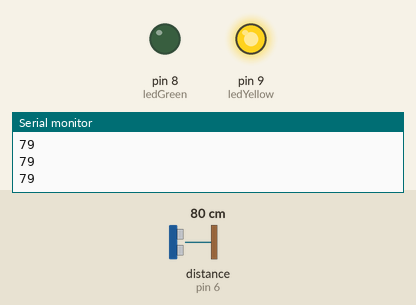
This sketch was run on a simulated Arduino Uno, built with avr-gcc and run on an emulated ATmega328P. On the bench: output pins drawn as LEDs (lit = HIGH), the last lines printed to the serial monitor. Wiring (inferred from the names in the program): ultrasonic range finder: trigger pin 7; echo pin 6. The test bench sets the inputs (shaded band); at power-on: distance to the obstacle (sensor on pin 6) 80 cm. The echo pulse lasts 58.3 µs per cm; pins used as bus, display or sensor lines are not drawn.

Above: at 1.2 s.
1.3 s: distance to the obstacle (sensor on pin 6) set to 23 cm
3.0 s: distance to the obstacle (sensor on pin 6) set to 20 cm
At 4.6 s:
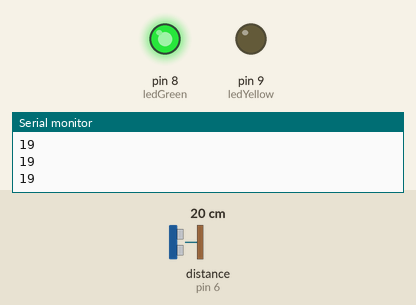
5.0 s: distance to the obstacle (sensor on pin 6) set to 35 cm
At 5.5 s:
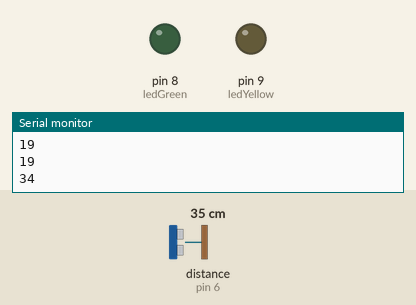
7.0 s: distance to the obstacle (sensor on pin 6) set to 2 cm
At 8.8 s:
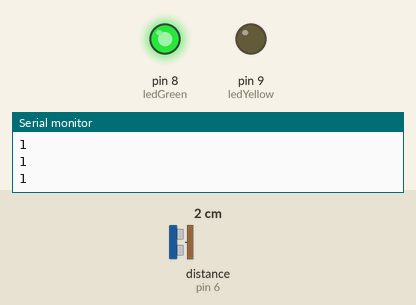
Timing chart, 0 to 10.0 s (numbered marks = the images above; inputs shaded):
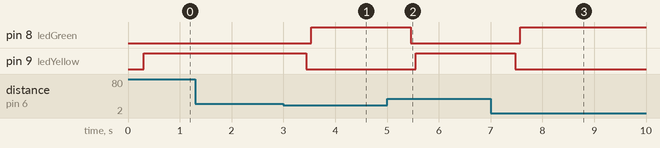

Measured:
- the behaviour switches between 22 and 21 cm on distance to the obstacle (sensor on pin 6) (found by bisection; images 0 and 1)
- after the input at 3.0 s, pin 8 (ledGreen): LOW → HIGH after 0.54 s; pin 9 (ledYellow): HIGH → LOW after 0.44 s
- after the input at 5.0 s, pin 8 (ledGreen): HIGH → LOW after 0.46 s; pin 9 (ledYellow): LOW → HIGH after 0.56 s
- after the input at 7.0 s, pin 8 (ledGreen): LOW → HIGH after 0.57 s; pin 9 (ledYellow): HIGH → LOW after 0.47 s

The sketch:

Ultrasonico.ino
```cpp
int ledGreen  = 8;
int ledYellow = 9;
int trigger = 7;
int echo = 6;
int distancia;
int duracion;


void setup() {
  pinMode(trigger, OUTPUT);
  pinMode(echo, INPUT);
  pinMode(ledGreen, OUTPUT);
  pinMode(ledYellow, OUTPUT);
  Serial.begin(9600);
}

void loop() {
  digitalWrite(trigger, HIGH);
  delay(1);
  digitalWrite(trigger, LOW);
  duracion = pulseIn(echo, HIGH);
  distancia = duracion / 58.2;
  Serial.println(distancia);
  delay(200);

  if (distancia <= 20 && distancia >=0){
    digitalWrite(ledYellow, LOW);
    delay(100);
    digitalWrite(ledGreen, HIGH);
    delay(100);
  }else{
    digitalWrite(ledGreen, LOW);
    delay(100);
    digitalWrite(ledYellow, HIGH);
    delay(100);
  }

}
```
